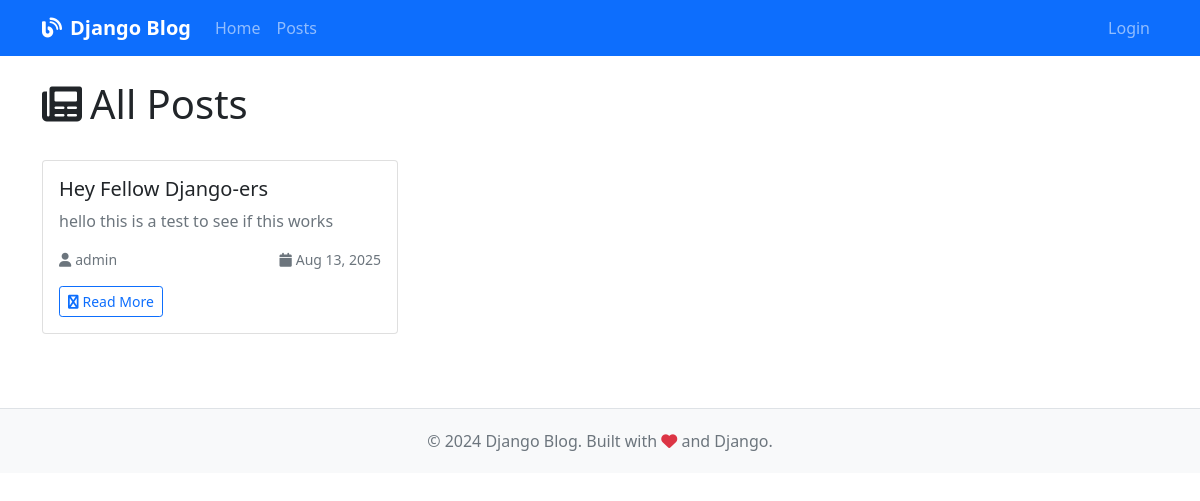
The app's page /posts/, older data.
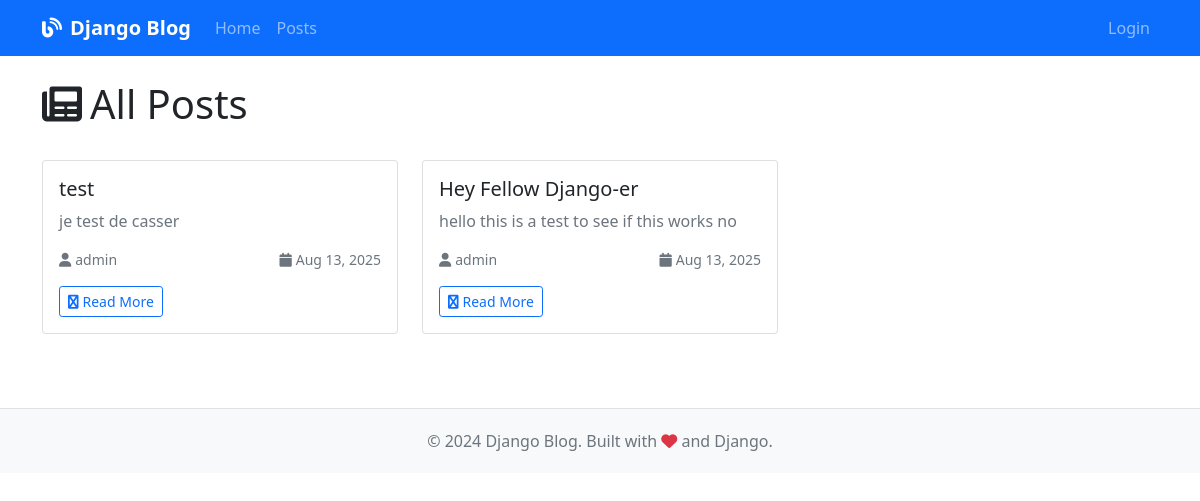
The same page, newer data.
### myapp/models.py (models this page shows, shortened)
class Post(models.Model):
    title = models.CharField(max_length=200)
    content = models.TextField()
    author = models.ForeignKey(User, on_delete=models.CASCADE)
    created_date = models.DateTimeField(default=timezone.now)
    published_date = models.DateTimeField(blank=True, null=True)
    class Meta:
        ordering = ['-published_date']

### myapp/views.py (the view)
# urls.py: path('posts/', views.post_list, name='post_list'),
def post_list(request):
    posts = Post.objects.filter(published_date__isnull=False).order_by('-published_date')
    return render(request, 'myapp/post_list.html', {'posts': posts})

### templates/myapp/post_list.html (shortened to what this page needs)
{% extends 'base.html' %}
{% block content %}
<div class="d-flex justify-content-between align-items-center mb-4">
    <h1><i class="fas fa-newspaper me-2"></i>All Posts</h1>
</div>
{% if posts %}
<div class="row">
    {% for post in posts %}
    <div class="col-md-6 col-lg-4 mb-4">
        <div class="card post-card h-100">
            <div class="card-body">
                <h5 class="card-title">{{ post.title }}</h5>
                <p class="card-text text-muted">
                    {{ post.content|truncatewords:25 }}
                </p>
                <div class="d-flex justify-content-between align-items-center mb-3">
                    <small class="text-muted">
                        <i class="fas fa-user me-1"></i>{{ post.author.username }}
                    </small>
                    <small class="text-muted">
                        <i class="fas fa-calendar me-1"></i>{{ post.published_date|date:"M d, Y" }}
                    </small>
                </div>
                <div class="d-flex justify-content-between align-items-center">
                    <a href="{% url 'myapp:post_detail' pk=post.pk %}" class="btn btn-outline-primary btn-sm">
                        <i class="fas fa-readme me-1"></i>Read More
                    </a>
                </div>
            </div>
        </div>
    </div>
    {% endfor %}
</div>
{% endif %}
{% endblock %}

Row changes from the older to the newer data that the page shows:
added Post: title "test", content "je test de casser", author.username "admin", published_date "Aug 13, 2025"
changed Post: title "Hey Fellow Django-ers" → "Hey Fellow Django-er"; content "hello this is a test to see if this works" → "hello this is a test to see if this works no"
